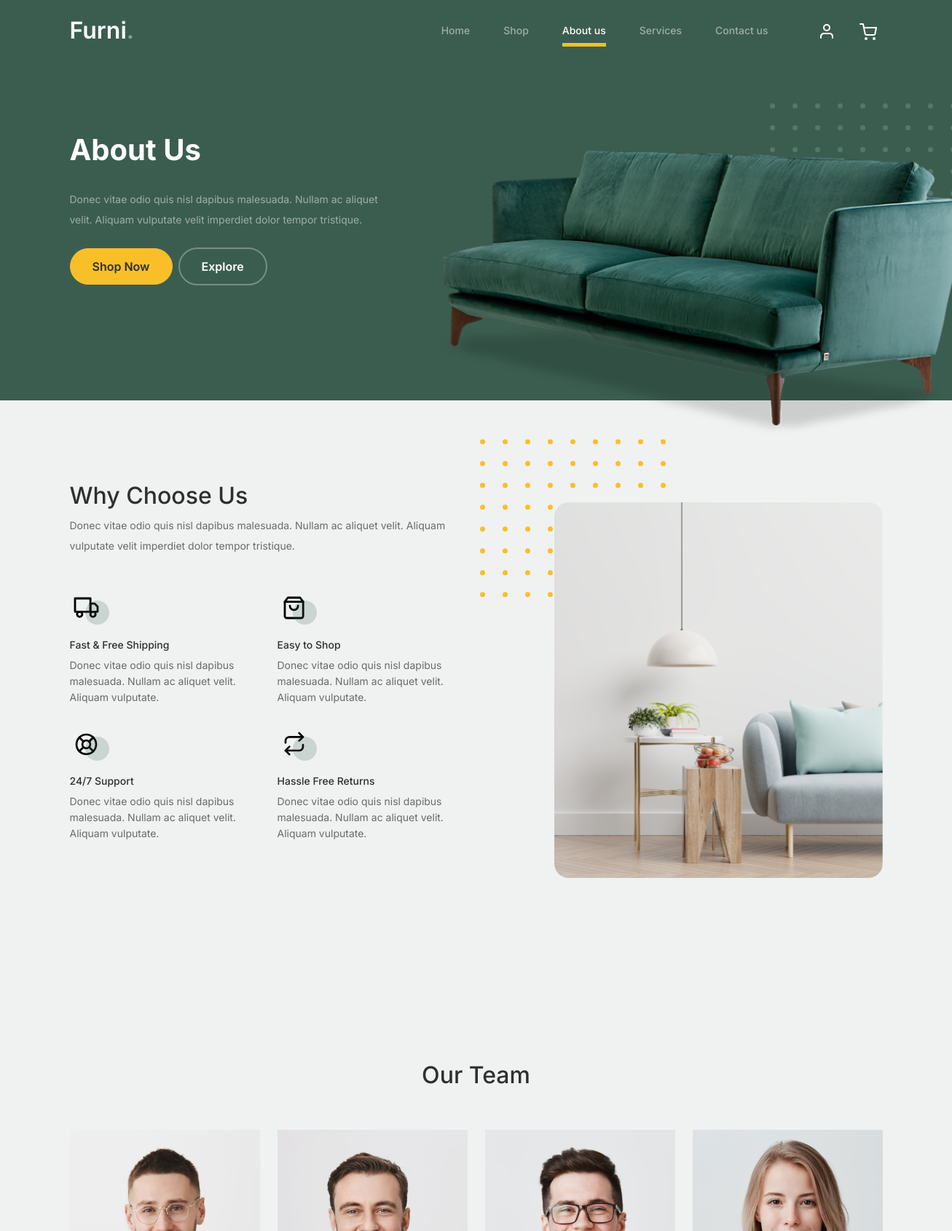
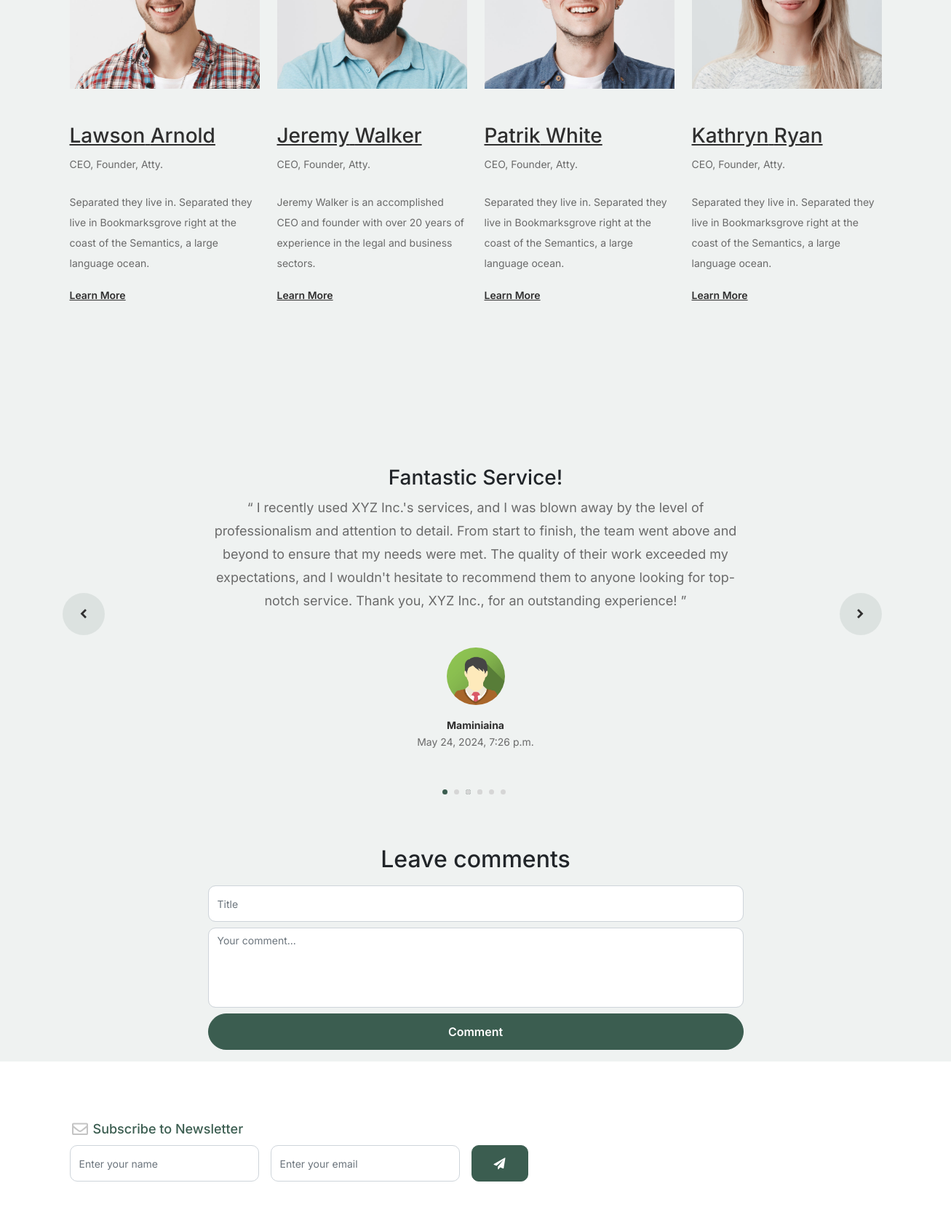
The page /about/ (signed in, upper part) on the database its author committed (2 pictures, top to bottom).
### about/models.py (models this page shows, shortened)
class Testimonials(models.Model):
    user = models.ForeignKey(Account, on_delete=models.CASCADE)
    title = models.CharField(max_length=50, blank=True)
    content = models.TextField(max_length=500)
    created_at = models.DateTimeField(auto_now_add=True)
    ip = models.CharField(max_length=20, blank=True)
    is_active = models.BooleanField(default=True)
    class Meta:
        verbose_name_plural = 'Testimonials'

### accounts/models.py (models this page shows, shortened)
class UserProfile(models.Model):
    user = models.OneToOneField(Account, on_delete=models.CASCADE)
    address_line_1 = models.CharField(max_length=100, blank=True)
    address_line_2 = models.CharField(max_length=100, blank=True)
    profile_picture = models.ImageField(blank=True, upload_to='userprofile/')
    city = models.CharField(max_length=50, blank=True)
    state = models.CharField(max_length=50, blank=True)
    country = models.CharField(max_length=50, blank=True)

class Account(AbstractBaseUser):
    first_name = models.CharField(max_length=150)
    last_name = models.CharField(max_length=150)
    username= models.CharField(max_length=150, unique=True)
    email = models.EmailField(max_length=100, unique=True)
    phone_number = models.CharField(max_length=50)
    date_joined = models.DateTimeField(auto_now_add=True)
    last_login = models.DateTimeField(auto_now_add=True)
    is_admin = models.BooleanField(default=False)
    is_staff = models.BooleanField(default=False)
    is_active = models.BooleanField(default=False)
    is_super_user = models.BooleanField(default=False)
    USERNAME_FIELD = 'email'
    REQUIRED_FIELDS = ['username', 'first_name', 'last_name']
    objects = MyAccountManager()
    @property
    def is_authenticated(self):
        return True

### about/views.py (the view)
# urls.py: path("", views.about, name='about'),
def about(request):
    testimonials = Testimonials.objects.filter(
        is_active=True
    )
    testimonial_per_user = []
    for testimonial in testimonials:
        try:
            profile = UserProfile.objects.get(user=testimonial.user)
            testimonial_per_user.append({
                'testimonial': testimonial,
                'profile':  profile
            })
        except UserProfile.DoesNotExist:
            testimonial_per_user.append({
                'testimonial': testimonial,
                'profile': profile
            })
    context = {
        'testimonials': testimonial_per_user,
    }
    return render(request, 'about/about.html', context)

### cart/context_processor.py (called while the page is built)
def counter(request):
    cart_count = 0
    if 'admin' in request.path:
        return {}
    else:
        try:
            cart = Cart.objects.filter(cart_id=_cart_id(request))
            if request.user.is_authenticated:
                cart_items = CartItem.objects.all().filter(user=request.user)
            else:
                cart_items = CartItem.objects.all().filter(cart=cart[:1])
            for cart_item in cart_items:
                cart_count += cart_item.quantity
        except Cart.DoesNotExist:
            cart_count = 0
    if cart_count > 9:
        cart_count = '9+'
    return dict(cart_count=cart_count)

### cart/views.py (called while the page is built)
def _cart_id(request):
    cart = request.session.session_key
    if not cart:
        cart = request.session.create()
    return cart

### chat/context_processor.py (called while the page is built, shortened)
def chat_context(request):
    if request.user.is_authenticated:
        username = request.user.username
        room_name = f'u{username}'
        if 'room_name' not in request.session or request.session['room_name'] != room_name:
            request.session['room_name'] = room_name
            request.session['username'] = username
            Room.objects.get_or_create(room_name=room_name)
    request.room_name = room_name
    request.username = username
    return {
        'chat_room_name': room_name,
        'chat_username': username,
    }

### chat/msg_context_processor.py (called while the page is built)
def room_message(request):
    room_name = request.session.get('room_name')
    print('Room name', room_name)
    if room_name:
        room, _ = Room.objects.get_or_create(room_name=room_name)
        get_messages = Message.objects.filter(room=room)
    else:
        get_messages = ['hello']
    return {
        'get_messages': get_messages,
    }

### templates/about/about.html (shortened to what this page needs)
{% extends 'base.html' %}
{% load static %}
{% block content %}
<div class="hero">
    <div class="container">
        <div class="row justify-content-between">
            <div class="col-lg-5">
                <div class="intro-excerpt">
                    <h1>About Us</h1>
                    <p class="mb-4">Donec vitae odio quis nisl dapibus malesuada. Nullam ac aliquet velit. Aliquam vulputate velit imperdiet dolor tempor tristique.</p>
                    <p><a href="{% url 'shop' %}" class="btn btn-secondary me-2">Shop Now</a><a href="{% url 'shop' %}" class="btn btn-white-outline">Explore</a></p>
                </div>
            </div>
            <div class="col-lg-7 d-none d-md-block">
                <div class="hero-img-wrap">
                    <img src="{% static 'images/couch.png' %}" class="img-fluid">
                </div>
            </div>
        </div>
    </div>
</div>
<div class="why-choose-section">
    <div class="container">
        <div class="row justify-content-between align-items-center">
            <div class="col-lg-6">
                <h2 class="section-title">Why Choose Us</h2>
                <p>Donec vitae odio quis nisl dapibus malesuada. Nullam ac aliquet velit. Aliquam vulputate velit imperdiet dolor tempor tristique.</p>
                <div class="row my-5">
                    <div class="col-6 col-md-6">
                        <div class="feature">
                            <div class="icon">
                                <img src="{% static 'images/truck.svg' %}" alt="Image" class="imf-fluid">
                            </div>
                            <h3>Fast &amp; Free Shipping</h3>
                            <p>Donec vitae odio quis nisl dapibus malesuada. Nullam ac aliquet velit. Aliquam vulputate.</p>
                        </div>
                    </div>
                    <div class="col-6 col-md-6">
                        <div class="feature">
                            <div class="icon">
                                <img src="{% static 'images/bag.svg' %}" alt="Image" class="imf-fluid">
                            </div>
                            <h3>Easy to Shop</h3>
                            <p>Donec vitae odio quis nisl dapibus malesuada. Nullam ac aliquet velit. Aliquam vulputate.</p>
                        </div>
                    </div>
                    <div class="col-6 col-md-6">
                        <div class="feature">
                            <div class="icon">
                                <img src="{%static 'images/support.svg' %}" alt="Image" class="imf-fluid">
                            </div>
                            <h3>24/7 Support</h3>
                            <p>Donec vitae odio quis nisl dapibus malesuada. Nullam ac aliquet velit. Aliquam vulputate.</p>
                        </div>
                    </div>
                    <div class="col-6 col-md-6">
                        <div class="feature">
                            <div class="icon">
                                <img src="{%static 'images/return.svg' %}" alt="Image" class="imf-fluid">
                            </div>
                            <h3>Hassle Free Returns</h3>
                            <p>Donec vitae odio quis nisl dapibus malesuada. Nullam ac aliquet velit. Aliquam vulputate.</p>
                        </div>
                    </div>
                </div>
            </div>
            <div class="col-lg-5">
                <div class="img-wrap">
                    <img src="{% static 'images/why-choose-us-img.jpg' %}" alt="Image" class="img-fluid">
                </div>
            </div>
        </div>
    </div>
</div>
<div class="untree_co-section">
    <div class="container">
        <div class="row mb-5">
            <div class="col-lg-5 mx-auto text-center">
                <h2 class="section-title">Our Team</h2>
            </div>
        </div>
        <div class="row">
            <div class="col-12 col-md-6 col-lg-3 mb-5 mb-md-0">
                <img src="{% static 'images/person_1.jpg' %}" class="img-fluid mb-5">
                <h3 clas><a href="#"><span class="">Lawson</span> Arnold</a></h3>
                <span class="d-block position mb-4">CEO, Founder, Atty.</span>
                <p>Separated they live in.
                Separated they live in Bookmarksgrove right at the coast of the Semantics, a large language ocean.</p>
                <p class="mb-0"><a href="#" class="more dark">Learn More </a></p>
            </div>
            <div class="col-12 col-md-6 col-lg-3 mb-5 mb-md-0">
                <img src="{% static 'images/person_2.jpg' %}" class="img-fluid mb-5">
                <h3>
                    <a href="#">
                        <span class="">Jeremy</span> Walker
                    </a>
                </h3>
                <span class="d-block position mb-4">CEO, Founder, Atty.</span>
                <p>Jeremy Walker is an accomplished CEO and founder with over 20 years of experience in the legal and business sectors.</p>
                <p class="mb-0">
                    <a class="more dark"
                        data-bs-toggle="modal"
                        data-bs-target="#modal2"
                        href="#"
                    >Learn More
                    </a>
                </p>
            </div>
            <div class="col-12 col-md-6 col-lg-3 mb-5 mb-md-0">
                <img src="{% static 'images/person_3.jpg' %}" class="img-fluid mb-5">
                <h3 clas><a href="#"><span class="">Patrik</span> White</a></h3>
                    <span class="d-block position mb-4">CEO, Founder, Atty.</span>
                    <p>Separated they live in.
                    Separated they live in Bookmarksgrove right at the coast of the Semantics, a large language ocean.</p>
                    <p class="mb-0"><a href="#" class="more dark">Learn More </a></p>
            </div>
            <div class="col-12 col-md-6 col-lg-3 mb-5 mb-md-0">
                <img src="{% static 'images/person_4.jpg' %}" class="img-fluid mb-5">
                <h3 clas><a href="#"><span class="">Kathryn</span> Ryan</a></h3>
                <span class="d-block position mb-4">CEO, Founder, Atty.</span>
                <p>Separated they live in.
                Separated they live in Bookmarksgrove right at the coast of the Semantics, a large language ocean.</p>
                <p class="mb-0"><a href="#" class="more dark">Learn More </a></p>
            </div>
        </div>
    </div>
</div>
<div class="testimonial-section">
    <div class="container">
        <div class="row justify-content-center">
            <div class="col-lg-12">
                <div class="testimonial-slider-wrap text-center">
                    <div id="testimonial-nav">
                        <span class="prev" data-controls="prev"><span class="fa fa-chevron-left"></span></span>
                        <span class="next" data-controls="next"><span class="fa fa-chevron-right"></span></span>
                    </div>
                    <div class="testimonial-slider">
                        {% for i in testimonials %}
                        <div class="item">
                            <h3 class="text-dark">{{i.testimonial.title}}</h3>
                            <div class="row justify-content-center">
                                <div class="col-lg-8 mx-auto">
                                    <div class="testimonial-block text-center">
                                        <blockquote class="mb-5">
                                            <p>&ldquo;
                                                {{ i.testimonial.content }}
                                            &rdquo;</p>
                                        </blockquote>
                                        <div class="author-info">
                                            <div class="author-pic">
                                                <img src="{{ i.profile.profile_picture.url }}" alt="Maria Jones" class="img-fluid">
                                            </div>
                                            <h3 class="font-weight-bold">{{i.testimonial.user.first_name}}</h3>
                                            <span class="position d-block mb-3">{{i.testimonial.created_at}}</span>
                                        </div>
                                    </div>
                                </div>
                            </div>
                        </div>
                        {% endfor %}
                    </div>
                </div>
            </div>
        </div>
    </div>
</div>
<section class="testimonials-comment">
    <div class="container">
        <div class="row mb-3">
            <div class="col-md-8 offset-md-2">
                <form action="{% url 'testimonial' %}" method="POST">
                    <div class="d-flex flex-column gap-2">
                        <div class="text-center">
                            <h2 class="text-dark">Leave comments</h2>
                        </div>
                        <input name="title" type="text" class="form-control" placeholder="Title">
                        <textarea name="content" rows="4" class="form-control" placeholder="Your comment..."></textarea>
                        {% if user.is_authenticated %}
                            <button class="btn btn-primary" type="submit">
                                Comment
                            </button>
                        {% endif %}
                    </div>
                </form>
            </div>
        </div>
    </div>
</section>
{% endblock %}

### static/css/tiny-slider.css (style rules this page uses)
.tns-slider { -webkit-transition:all 0s;-moz-transition:all 0s;transition:all 0s }
.tns-slider>.tns-item { -webkit-box-sizing:border-box;-moz-box-sizing:border-box;box-sizing:border-box }
.tns-horizontal.tns-subpixel { white-space:nowrap }
.tns-horizontal.tns-subpixel>.tns-item { display:inline-block;vertical-align:top;white-space:normal }

### funi/static/css/custom.css (style rules this page uses)
textarea { resize: none; }

### rows shown on the page
Testimonials: testimonial "Fantastic Service!", testimonial.content "I recently used XYZ Inc.'s services, and I was blown away by the level of professionalism and attention to detail. From start to finish, the team went above and beyond to ensure that my needs were met. The quality of their work exceeded my expectations, and I wouldn't hesitate to recommend them to anyone looking for top-notch service. Thank you, XYZ Inc., for an outstanding experience!", profile.profile_picture (picture), testimonial.user.first_name "Maminiaina", testimonial.created_at "May 24, 2024, 7:26 p.m."
